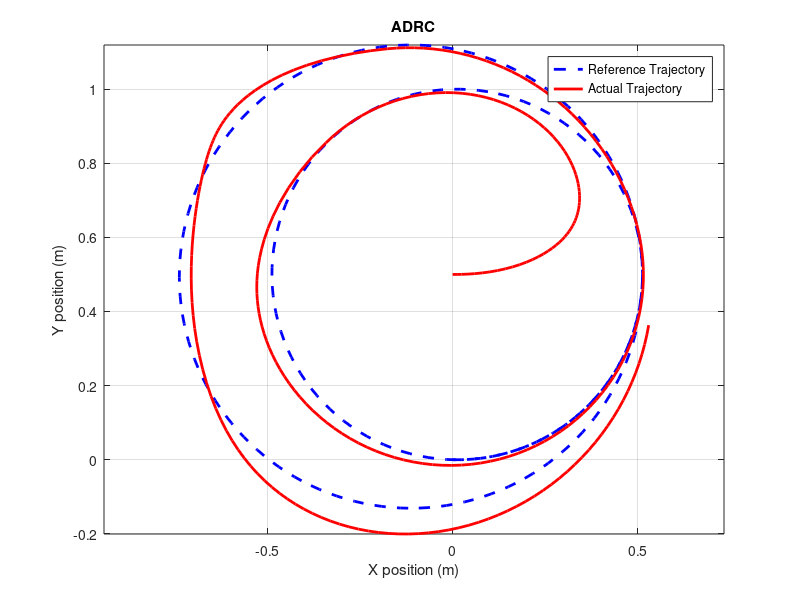
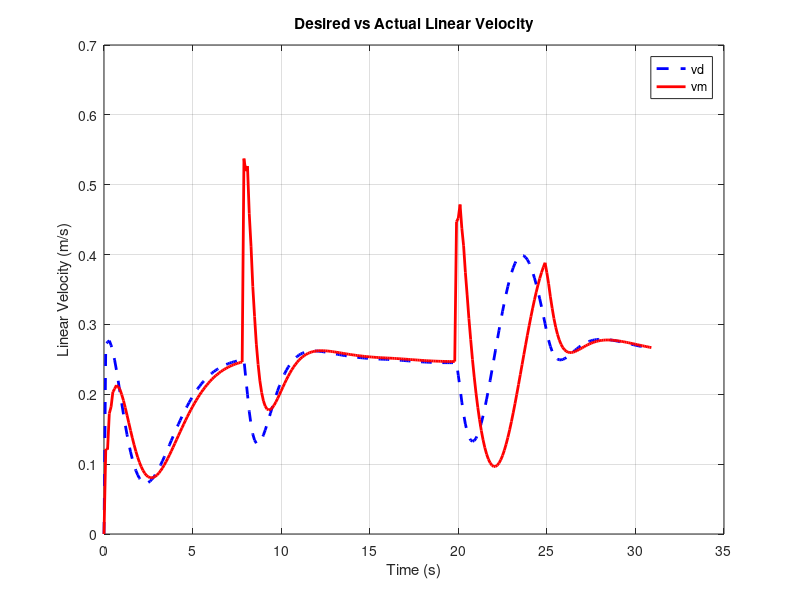
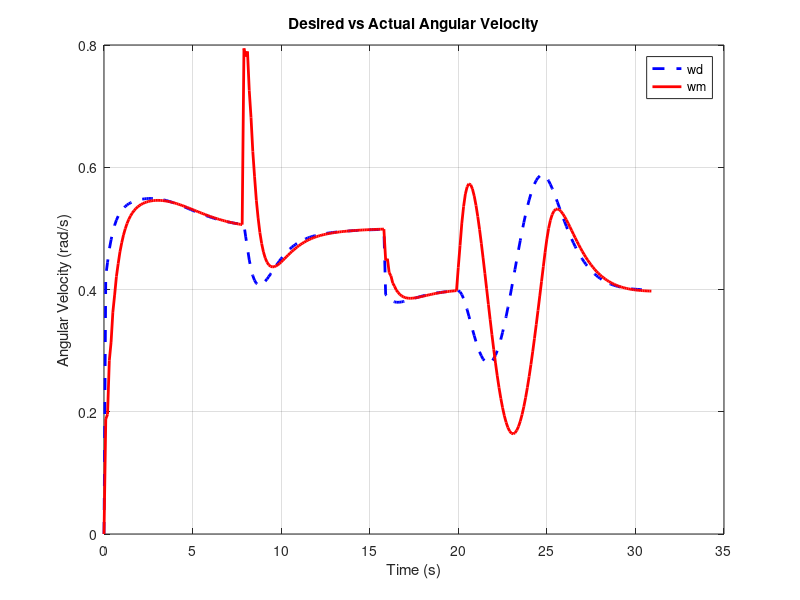
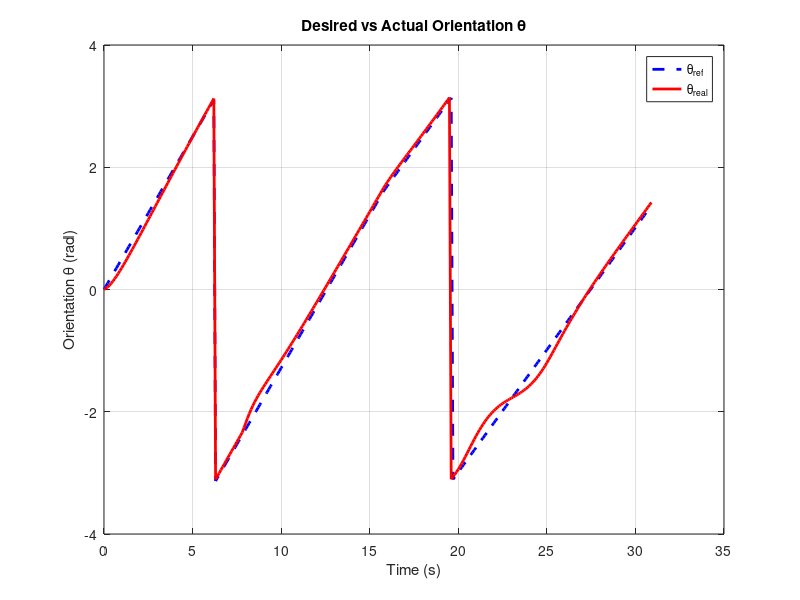

Source code (MATLAB) for these figures, in order:
%% Starting control with ADRC dynamic controller
clear
clc
N = 310;                 % Number of Iterations
T = 0.1;                 % Sampling time (sec.)

Vr = 0.25;               % Reference Linear velocity (m/s)
Wr = 0.5;                % Reference Angular velocity (rad/s)

% Initialize reference trajectory
xr = zeros(1, N);
yr = zeros(1, N);
theta_r = zeros(1, N);

% Initial conditions for reference
xr(1) = 0;
yr(1) = 0;
theta_r(1) = 0;

% Initialize robot measured states
xm = zeros(1, N); 
ym = zeros(1, N); 
theta_m = zeros(1, N);  

xm(1) = 0;
ym(1) = 0.5;   % Start along Y-axis (center of circle)
theta_m(1) = 0;

% Initialize dynamic model states
vm = zeros(1,N);    % actual linear velocity
wm = zeros(1,N);    % actual angular velocity

% Initialize vm_dot, wm_dot
vm_dot = zeros(1,N);
wm_dot = zeros(1,N);

% Control gains for Kinematic Controller
kx = 0.9;
ky = 0.9;
kth = 0.7;

% Save desired velocities
vd = zeros(1,N);
wd = zeros(1,N);

% ADRC parameters
kp = 13;
kd = 1;
w0 = 6;
bo = 12;

% Initialize ESO states (for both linear and angular)
x1_v = 0;    % ESO state 1 for linear velocity
x2_v = 0;    % ESO state 2 for linear velocity (disturbance)

x1_w = 0;    % ESO state 1 for angular velocity
x2_w = 0;    % ESO state 2 for angular velocity (disturbance)
vdd=0;
wdd=0;
dv = 0;
dw =0 ;

%% Parameters for dynamic model
k1 = 0.24089;
k2 = 0.2424;
k3 = -0.00093603;
k4 = 0.99629;
k5 = -0.0057256;
k6 = 1;

%% MAIN LOOP
for k = 2:N
    % Circle Change From 
    if k==160
    Wr=0.4;
    end
    %% -------- Generate Reference Trajectory --------
    theta = theta_r(k-1);      % current reference orientation
    
    dx = cos(theta) * Vr * T;    % delta x
    dy = sin(theta) * Vr * T;    % delta y
    d_theta = Wr * T;            % delta theta
    
    xr(k) = xr(k-1) + dx;        
    yr(k) = yr(k-1) + dy;        
    theta_r(k) = theta_r(k-1) + d_theta;   
    theta_r(k) = atan2(sin(theta_r(k)), cos(theta_r(k)));
    %% -------- Kinematic Controller to compute vd, wd --------
    % Tracking error in robot frame
    ex = ( (xr(k) - xm(k-1)) * cos(theta_m(k-1)) ) + ( (yr(k) - ym(k-1)) * sin(theta_m(k-1)) );
    ey = -( (xr(k) - xm(k-1)) * sin(theta_m(k-1)) ) + ( (yr(k) - ym(k-1)) * cos(theta_m(k-1)) );
    etheta = theta_r(k) - theta_m(k-1);
    
    % Normalize etheta
    etheta = atan2(sin(etheta), cos(etheta));
    
    % Compute desired linear and angular velocities
    vd(k) = (kx * ex) + (Vr * cos(etheta));
    wd(k) = (ky * Vr * ey) + Wr + (kth * sin(etheta));
    
    %% -------- ADRC for Linear Velocity Control (vd -> vm) --------
    e_v = vd(k) - vm(k-1);
    
    if k == 2
        e_v_prev = e_v;   % for derivative term
    end
    
    edot_v = e_v - e_v_prev;     % derivative of error
    u0_v = kp * e_v + kd * edot_v;      % PD control
    
    % ESO Update (Linear velocity)
    e_eso_v = x1_v - vm(k-1);
    dx1_v = x2_v + (bo * vdd) - (2*w0)*e_eso_v;    % u=0 temporary
    dx2_v = -(w0^2) * e_eso_v;
    
    x1_v = x1_v + dx1_v * T;
    x2_v = x2_v + dx2_v * T;
    
    % Final control input for dynamic model
    vdd = 0.083 * (u0_v - x2_v);
    
    e_v_prev = e_v;   % update for next iteration
    
    %% -------- ADRC for Angular Velocity Control (wd -> wm) --------
    e_w = wd(k) - wm(k-1);
    
    if k == 2
        e_w_prev = e_w;
    end
    
    edot_w = e_w - e_w_prev;
    u0_w = kp * e_w + kd * edot_w;
    
    % ESO Update (Angular velocity)
    e_eso_w = x1_w - wm(k-1);
    dx1_w = x2_w + (bo * wdd) - (2*w0)*e_eso_w;
    dx2_w = -(w0^2) * e_eso_w;
    
    x1_w = x1_w + dx1_w * T;
    x2_w = x2_w + dx2_w * T;
    
    % Final control input for dynamic model
    wdd = 0.083 * (u0_w - x2_w);
    
    e_w_prev = e_w;
    
    %% -------- Dynamic model --------
    vc= vdd;
    wc=wdd;
    % % Uncomment this if you want to apply a disturbance after 130 steps
    
     if k>=80 
         vc = vc + 0.7;   
         wc = wc + 0.7;
     end

     if k>=200 & k<=250
         dv = 2 * sin(0.3*pi*k*T) + 2 * cos(0.3*pi*k*T);
         dw = 2 * sin(0.3*pi*k*T) + 2 * sin(0.3*pi*k*T);
     end
    
    vm_dot(k) = ( (k3/k1) * (wm(k-1)^2) ) - ( (k4/k1) * vm(k-1) ) + (vc/k1) + dv;
    wm_dot(k) = - ( (k5/k2) * (vm(k-1)*wm(k-1)) ) - ( (k6/k2) * wm(k-1) ) + (wc/k2) + dw;
    
    % Integrate to update vm and wm
    vm(k) = vm(k-1) + vm_dot(k) * T;
    wm(k) = wm(k-1) + wm_dot(k) * T;
    
    %% -------- Update robot position --------
    % Robot motion
    dxm = vm(k) * cos(theta_m(k-1)) * T;
    dym = vm(k) * sin(theta_m(k-1)) * T;
    
    xm(k) = xm(k-1) + dxm;
    ym(k) = ym(k-1) + dym;
    theta_m(k) = theta_m(k-1) + wm(k) * T;
    
    % Normalize theta_m
    theta_m(k) = atan2(sin(theta_m(k)), cos(theta_m(k)));
end

%% -------- Plot results --------

% 1. Desired vs Actual Trajectory
figure;
plot(xr, yr, 'b--', 'LineWidth', 2); hold on;
plot(xm, ym, 'r-', 'LineWidth', 2);
xlabel('X position (m)');
ylabel('Y position (m)');
title('ADRC');
legend('Reference Trajectory','Actual Trajectory');
axis equal;
grid on;

% 2. Desired vs Actual Linear Velocity
figure;
plot((0:N-1)*T, vd, 'b--', 'LineWidth', 2); hold on;
plot((0:N-1)*T, vm, 'r-', 'LineWidth', 2);
ylabel('Linear Velocity (m/s)');
xlabel('Time (s)');
title('Desired vs Actual Linear Velocity');
legend('vd','vm');
grid on;

% 3. Desired vs Actual Angular Velocity
figure;
plot((0:N-1)*T, wd, 'b--', 'LineWidth', 2); hold on;
plot((0:N-1)*T, wm, 'r-', 'LineWidth', 2);
ylabel('Angular Velocity (rad/s)');
xlabel('Time (s)');
title('Desired vs Actual Angular Velocity');
legend('wd','wm');
grid on;

% 4. Desired vs Actual Theta (Orientation)
figure;
plot((0:N-1)*T, theta_r, 'b--', 'LineWidth', 2); hold on;
plot((0:N-1)*T, theta_m, 'r-', 'LineWidth', 2);
ylabel('Orientation \theta (rad)');
xlabel('Time (s)');
title('Desired vs Actual Orientation \theta');
legend('\theta_{ref}','\theta_{real}');
grid on;
